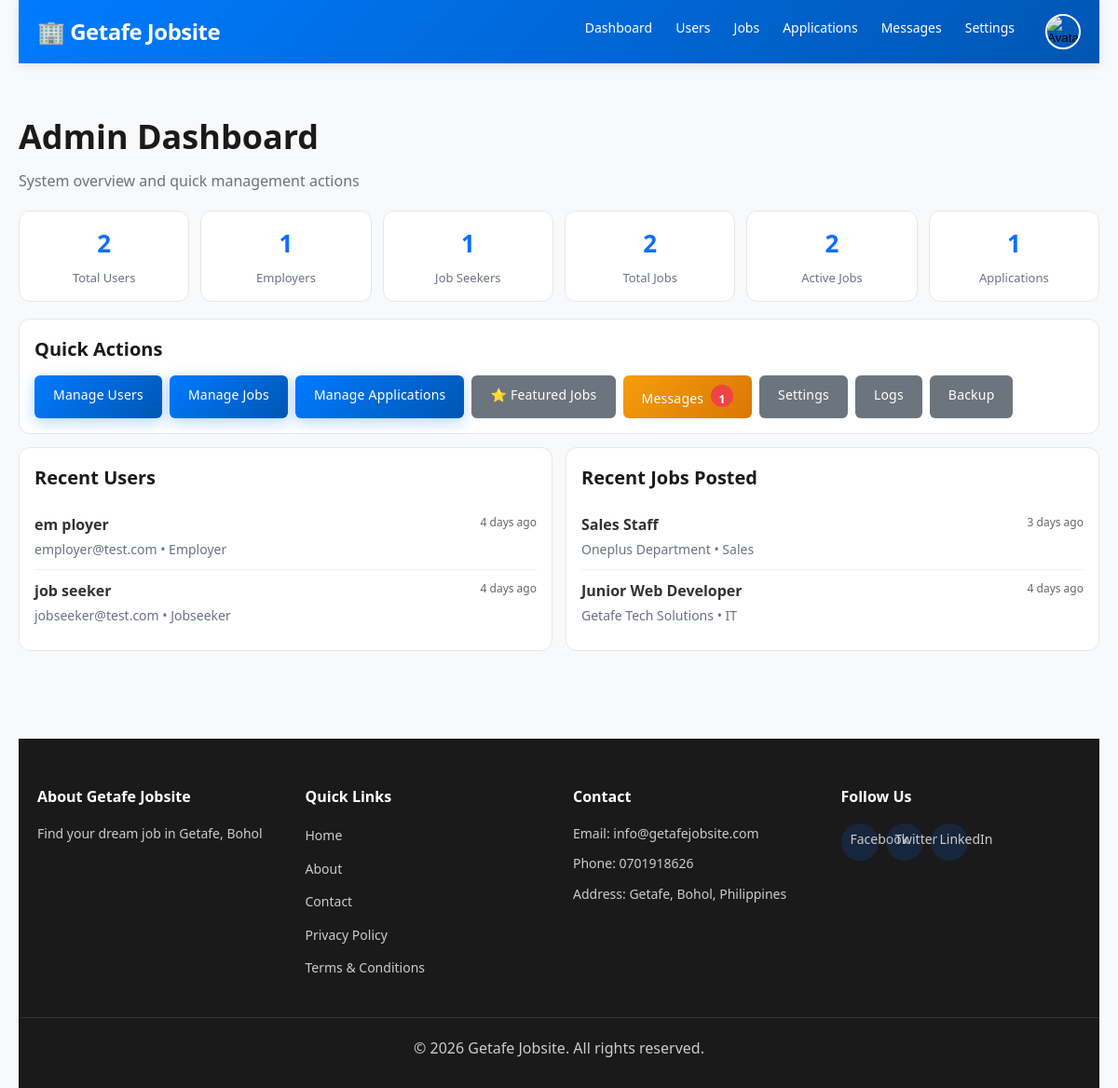
The page /public/admin/dashboard.php (signed in) on the database as committed earlier.
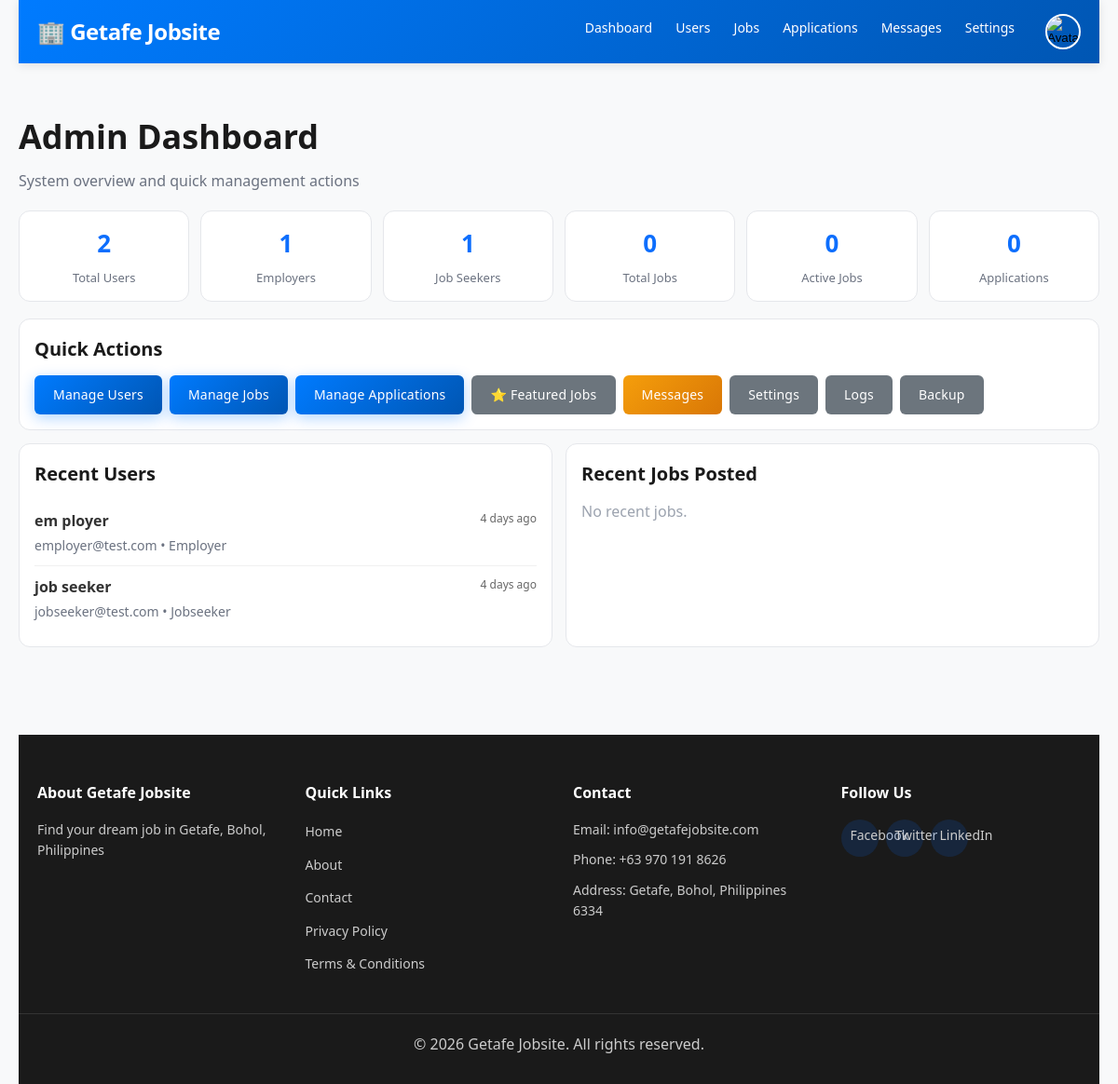
The same page on the database as committed later.
### tables this page shows
CREATE TABLE `users` (
  `id` int(11) NOT NULL AUTO_INCREMENT,
  `first_name` varchar(100) NOT NULL,
  `last_name` varchar(100) NOT NULL,
  `email` varchar(100) NOT NULL,
  `password` varchar(255) NOT NULL,
  `user_type` enum('jobseeker','employer','admin') NOT NULL DEFAULT 'jobseeker',
  `phone` varchar(20) DEFAULT NULL,
  `location` varchar(255) DEFAULT 'Getafe, Bohol',
  `avatar` varchar(255) DEFAULT NULL,
  `bio` text DEFAULT NULL,
  `skills` varchar(500) DEFAULT NULL,
  `company` varchar(255) DEFAULT NULL,
  `company_info` text DEFAULT NULL,
  `company_website` varchar(255) DEFAULT NULL,
  `company_logo` varchar(255) DEFAULT NULL,
  `verified` tinyint(1) DEFAULT 0,
  `status` enum('active','inactive','banned') DEFAULT 'active',
  `created_at` timestamp NOT NULL DEFAULT current_timestamp(),
  `updated_at` timestamp NOT NULL DEFAULT current_timestamp() ON UPDATE current_timestamp(),
  PRIMARY KEY (`id`),
  UNIQUE KEY `email` (`email`),
  KEY `idx_email` (`email`),
  KEY `idx_user_type` (`user_type`)
);

CREATE TABLE `jobs` (
  `id` int(11) NOT NULL AUTO_INCREMENT,
  `title` varchar(255) NOT NULL,
  `description` longtext NOT NULL,
  `category` varchar(100) NOT NULL,
  `company` varchar(255) NOT NULL,
  `location` varchar(255) DEFAULT 'Getafe, Bohol',
  `salary_min` int(11) DEFAULT NULL,
  `salary_max` int(11) DEFAULT NULL,
  `job_type` enum('full-time','part-time','contract','temporary','internship') NOT NULL,
  `experience_level` enum('entry','mid','senior','executive') DEFAULT 'mid',
  `requirements` longtext DEFAULT NULL,
  `benefits` longtext DEFAULT NULL,
  `posted_by` int(11) NOT NULL,
  `applications_count` int(11) DEFAULT 0,
  `views_count` int(11) DEFAULT 0,
  `is_active` tinyint(1) DEFAULT 1,
  `is_featured` tinyint(1) DEFAULT 0,
  `featured_until` datetime DEFAULT NULL,
  `created_at` timestamp NOT NULL DEFAULT current_timestamp(),
  `updated_at` timestamp NOT NULL DEFAULT current_timestamp() ON UPDATE current_timestamp(),
  `featured_paid` tinyint(1) DEFAULT 0,
  PRIMARY KEY (`id`),
  KEY `idx_category` (`category`),
  KEY `idx_job_type` (`job_type`),
  KEY `idx_is_active` (`is_active`),
  KEY `idx_created_at` (`created_at`),
  KEY `jobs_ibfk_1` (`posted_by`),
  KEY `idx_job_featured` (`is_featured`,`featured_until`),
  CONSTRAINT `jobs_ibfk_1` FOREIGN KEY (`posted_by`) REFERENCES `users` (`id`) ON DELETE CASCADE
);

CREATE TABLE `settings` (
  `id` int(11) NOT NULL AUTO_INCREMENT,
  `setting_key` varchar(100) DEFAULT NULL,
  `setting_value` longtext DEFAULT NULL,
  `created_at` timestamp NOT NULL DEFAULT current_timestamp(),
  `updated_at` timestamp NOT NULL DEFAULT current_timestamp() ON UPDATE current_timestamp(),
  PRIMARY KEY (`id`),
  UNIQUE KEY `setting_key` (`setting_key`)
);

### includes/navbar.php (called while the page is built, shortened)
<?php
$user_type = getUserType();
if ($user_type === 'admin') {
    $result = $conn->query("SELECT COUNT(*) as count FROM contact_messages WHERE status = 'unread'");
    $unread_messages = $result->fetch_assoc()['count'] ?? 0;
}
?>

### config/config.php (called while the page is built, shortened)
<?php
require_once __DIR__ . '/database.php';
function sanitize($data) {
    global $conn;
    return $conn->real_escape_string(htmlspecialchars(trim($data)));
}
function timeAgo($datetime) {
    $now = new DateTime();
    $ago = new DateTime($datetime);
    $diff = $now->diff($ago);
    if ($diff->d > 30) {
        return $ago->format('M d, Y');
    } else if ($diff->d > 0) {
        return $diff->d . ' day' . ($diff->d > 1 ? 's' : '') . ' ago';
    } else if ($diff->h > 0) {
        return $diff->h . ' hour' . ($diff->h > 1 ? 's' : '') . ' ago';
    } else if ($diff->i > 0) {
        return $diff->i . ' minute' . ($diff->i > 1 ? 's' : '') . ' ago';
    } else {
        return 'Just now';
    }
}
function getSetting($key, $default = '') {
    global $conn;
    $key = sanitize($key);
    $result = $conn->query("SELECT setting_value FROM settings WHERE setting_key = '$key'");
    if ($result && $result->num_rows > 0) {
        $row = $result->fetch_assoc();
        return $row['setting_value'];
    }
    return $default;
}
?>

### public/admin/dashboard.php (the view, shortened to what the changed rows need)
<?php
require_once '../../config/config.php';
$total_jobs = $conn->query("SELECT COUNT(*) as count FROM jobs")->fetch_assoc()['count'] ?? 0;
$active_jobs = $conn->query("SELECT COUNT(*) as count FROM jobs WHERE is_active = 1")->fetch_assoc()['count'] ?? 0;
$total_applications = $conn->query("SELECT COUNT(*) as count FROM applications")->fetch_assoc()['count'] ?? 0;
$recent_users = $conn->query("SELECT * FROM users WHERE user_type != 'admin' ORDER BY created_at DESC LIMIT 5");
$recent_jobs = $conn->query("SELECT * FROM jobs ORDER BY created_at DESC LIMIT 5");
require_once '../../includes/header.php';
?>
<div class="container">
    <?php require_once '../../includes/navbar.php'; ?>
    <div class="admin-dashboard">
        <div class="admin-header">
            <h1>Admin Dashboard</h1>
        </div>
        <div class="admin-stat-grid">
            <div class="admin-stat-card">
                <h3><?php echo (int)$total_jobs; ?></h3>
                <p>Total Jobs</p>
            </div>
            <div class="admin-stat-card">
                <h3><?php echo (int)$active_jobs; ?></h3>
                <p>Active Jobs</p>
            </div>
            <div class="admin-stat-card">
                <h3><?php echo (int)$total_applications; ?></h3>
                <p>Applications</p>
            </div>
        </div>
        <div class="admin-actions-card">
            <h2>Quick Actions</h2>
            <div class="admin-actions">
                <a href="manage-messages.php" class="btn btn-warning">
                    Messages <?php if ($unread_messages > 0): ?><span class="badge"><?php echo $unread_messages; ?></span><?php endif; ?>
                </a>
            </div>
        </div>
        <div class="admin-grid-2">
            <section class="admin-panel-card">
                <h2>Recent Users</h2>
                <?php if ($recent_users && $recent_users->num_rows > 0): ?>
                    <?php while ($user = $recent_users->fetch_assoc()): ?>
                        <div class="list-row">
                            <div>
                                <p class="row-title"><?php echo htmlspecialchars($user['first_name'] . ' ' . $user['last_name']); ?></p>
                                <p class="row-sub"><?php echo htmlspecialchars($user['email']); ?> • <?php echo htmlspecialchars(ucfirst($user['user_type'])); ?></p>
                            </div>
                            <small><?php echo timeAgo($user['created_at']); ?></small>
                        </div>
                    <?php endwhile; ?>
                <?php else: ?>
                    <p class="empty-text">No recent users.</p>
                <?php endif; ?>
            </section>
            <section class="admin-panel-card">
                <h2>Recent Jobs Posted</h2>
                <?php if ($recent_jobs && $recent_jobs->num_rows > 0): ?>
                    <?php while ($job = $recent_jobs->fetch_assoc()): ?>
                        <div class="list-row">
                            <div>
                                <p class="row-title"><?php echo htmlspecialchars($job['title']); ?></p>
                                <p class="row-sub"><?php echo htmlspecialchars($job['company']); ?> • <?php echo htmlspecialchars($job['category']); ?></p>
                            </div>
                            <small><?php echo timeAgo($job['created_at']); ?></small>
                        </div>
                    <?php endwhile; ?>
                <?php else: ?>
                    <p class="empty-text">No recent jobs.</p>
                <?php endif; ?>
            </section>
        </div>
    </div>
    <?php require_once '../../includes/footer.php'; ?>
</div>
</body>
</html>

### includes/footer.php (shortened to what the changed rows need)
<?php
$site_email = getSetting('site_email', 'info@getafejobsite.com');
$contact_phone = getSetting('contact_phone', '0701918626');
$address = getSetting('address', 'Getafe, Bohol, Philippines');
?>
<footer class="footer">
    <div class="footer-container">
        <div class="footer-section">
            <h4>About <?php echo getSetting('site_name', 'Getafe Jobsite'); ?></h4>
            <p><?php echo getSetting('site_description', 'Find your dream job in Getafe, Bohol'); ?></p>
        </div>
        <div class="footer-section">
            <h4>Contact</h4>
            <p>Email: <?php echo htmlspecialchars($site_email); ?></p>
            <p>Phone: <?php echo htmlspecialchars($contact_phone); ?></p>
            <p>Address: <?php echo htmlspecialchars($address); ?></p>
        </div>
    </div>
</footer>

Rows that differ between the two databases and show on the page:
removed jobs: title "Sales Staff", company "Oneplus Department", category "Sales", created_at "3 days ago"
removed jobs: title "Junior Web Developer", company "Getafe Tech Solutions", category "IT", created_at "4 days ago"
changed settings: setting_value "Find your dream job in Getafe, Bohol" → "Find your dream job in Getafe, Bohol, Philippines"
changed settings (number 4 of 5 on the later page): setting_value "0701918626" → "+63 970 191 8626"
changed settings: setting_value "Getafe, Bohol, Philippines" → "Getafe, Bohol, Philippines 6334"
Other text that changed with them:
$total_jobs: "2" → "0"
$active_jobs: "2" → "0"
$total_applications: "1" → "0"
$unread_messages: "1" → (not shown)
text now shown: "No recent jobs."
